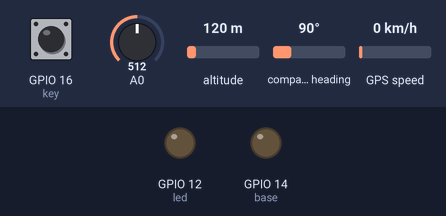
This sketch was run on a simulated ESP8266 (NodeMCU). On the bench: output pins drawn as LEDs (lit = HIGH). Inputs (shaded band) come from the test bench; at power-on: A0 = 512, GPIO 16 (key) LOW, altitude 120 m, compass heading 90°, GPS speed 0 km/h. WiFi joins after 1.5 s; servers stay silent unless stated; the GPS gets a fix after 3 s at 37.7749, -122.4194 with 8 satellites; what the sketch prints to the serial monitor is not drawn.

Above: at 3.0 s.
3.1 s: A0 set to 910
At 12.3 s:
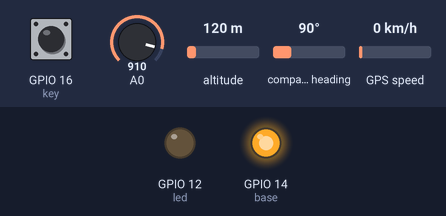
Timing chart, 0 to 13.8 s (numbered marks = the images above; inputs shaded):
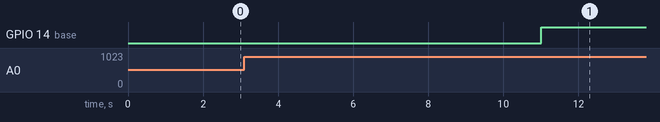

Measured:
- after the input at 3.1 s, GPIO 14 (base): LOW → HIGH after 7.9 s

The sketch:

Project_code.ino.ino
```cpp
#include <SoftwareSerial.h>
#include <TinyGPS.h>
#include <ESP8266WiFi.h>
#include <WiFiClientSecure.h>
#define BLYNK_PRINT Serial
#include <BlynkSimpleEsp8266.h>
TinyGPS gps;
SoftwareSerial sgps(5,4);
WiFiClient client;

String MakerIFTTT_Key ;
String MakerIFTTT_Event;
char *append_str(char *here, String s) {  int i=0; while (*here++ = s[i]){i++;};return here-1;}
char *append_ul(char *here, unsigned long u) { char buf[20]; return append_str(here, ultoa(u, buf, 10));}
char post_rqst[256];char *p;char *content_length_here;char *json_start;int compi;
const char* ssid = "Suchith Shetty";
const char* password = "suchithm";
const char* host = "maker.ifttt.com";
const int httpsPort = 443;
char PIN[14];
char auth[] = "3N5fTU5G_rU4pnn8DMOemodYOs3dTkBO";
char ssida[] = "Suchith Shetty";
char pass[] = "suchithm";
int base = 14;
int key = 16;
int key_status = 0;
int flag;
int led = 12;
int counter;
int led_status;

void setup()
{
  Serial.begin(9600);
  pinMode(key, INPUT);
  pinMode(base, OUTPUT);
  pinMode(led, OUTPUT);
  pinMode(A0, INPUT);
  digitalWrite(base,LOW);
  sgps.begin(9600);
  randomSeed( analogRead(A0) ); //randomize random seed value
  Serial.println();
  Serial.print("Connecting to ");
  Serial.println(ssid);
  WiFi.begin(ssid, password);
  while (WiFi.status() != WL_CONNECTED)
    {
      delay(500);
      Serial.print(".");
    }
  Serial.println("");
  Serial.println("WiFi connected");
  Serial.println("IP address: ");
  Serial.println(WiFi.localIP());
  Blynk.begin(auth, ssida, pass);
}


void loop()
{
  while (sgps.available())
    {
      int c = sgps.read();
      if (gps.encode(c))
        {
          float slat,slon;
          gps.f_get_position(&slat, &slon);
          Serial.print("Latitude :");
          Serial.println(slat, 6);
          Serial.print("Longitude:");
          Serial.println(slon, 6);
          digitalWrite(base,LOW);
          key_status = digitalRead(key);
          flag = analogRead(A0);
          delay(2000);
          if ( (key_status == HIGH)  && (flag <=900)  )
            {
              do
                {
                  digitalWrite(led,HIGH);
                  digitalWrite(base,HIGH);
                  delay(2000);
                  Serial.println("this is key mode on");
                  key_status = digitalRead(key);
                }
                while (key_status == LOW);
              digitalWrite(base,LOW);
              digitalWrite(led,LOW);
              delay(3000);
            }
          else if (  (key_status == LOW)  &&  (flag >=900)  )
            {
              led_status = digitalRead(led);
              if (led_status == LOW)
                {
                  if (client.connect("maker.ifttt.com",80))
                    {
                    MakerIFTTT_Key ="ELFzOCT38pbSYOoZG80q9";
                    MakerIFTTT_Event ="theft";
                    p = post_rqst;
                    p = append_str(p, "POST /trigger/");
                    p = append_str(p, MakerIFTTT_Event);
                    p = append_str(p, "/with/key/");
                    p = append_str(p, MakerIFTTT_Key);
                    p = append_str(p, " HTTP/1.1\r\n");
                    p = append_str(p, "Host: maker.ifttt.com\r\n");
                    p = append_str(p, "Content-Type: application/json\r\n");
                    p = append_str(p, "Content-Length: ");
                    content_length_here = p;
                    p = append_str(p, "NN\r\n");
                    p = append_str(p, "\r\n");
                    json_start = p;
                    p = append_str(p, "{\"value1\":\"");
                    p = append_str(p, String(slat,6));
                    p = append_str(p, "\",\"value2\":\"");
                    p = append_str(p, String(slon,6));
                    p = append_str(p, "\",\"value3\":\"");
                    p = append_str(p, "");
                    p = append_str(p, "\"}");

                    compi= strlen(json_start);
                    content_length_here[0] = '0' + (compi/10);
                    content_length_here[1] = '0' + (compi%10);
                    client.print(post_rqst);
                    delay(5000);
                    }
                  do
                    {
                      Serial.println("non keymode");
                      digitalWrite(base,HIGH);
                      key_status = digitalRead(key);
                      flag = analogRead(A0);
                      delay(1000);
                      do
                        {
                          Blynk.run();
                          base = digitalRead(14);
                        }
                        while (base == HIGH);
                      if (client.connect("maker.ifttt.com",80))
                        {
                          MakerIFTTT_Key ="ELFzOCT38pbSYOoZG80q9";
                          MakerIFTTT_Event ="lock";
                          p = post_rqst;
                          p = append_str(p, "POST /trigger/");
                          p = append_str(p, MakerIFTTT_Event);
                          p = append_str(p, "/with/key/");
                          p = append_str(p, MakerIFTTT_Key);
                          p = append_str(p, " HTTP/1.1\r\n");
                          p = append_str(p, "Host: maker.ifttt.com\r\n");
                          p = append_str(p, "Content-Type: application/json\r\n");
                          p = append_str(p, "Content-Length: ");
                          content_length_here = p;
                          p = append_str(p, "NN\r\n");
                          p = append_str(p, "\r\n");
                          json_start = p;
                          p = append_str(p, "{\"value1\":\"");
                          p = append_str(p, String(slat,6));
                          p = append_str(p, "\",\"value2\":\"");
                          p = append_str(p, String(slon,6));
                          p = append_str(p, "\",\"value3\":\"");
                          p = append_str(p, "");
                          p = append_str(p, "\"}");

                          compi= strlen(json_start);
                          content_length_here[0] = '0' + (compi/10);
                          content_length_here[1] = '0' + (compi%10);
                          client.print(post_rqst);
                          delay(5000);
                        }
                      break;
                      Blynk.begin(auth, ssida, pass);
                    }
                    while ((key_status == LOW));
                  digitalWrite(led,HIGH);
                }
            }
        }
    }
}
```
